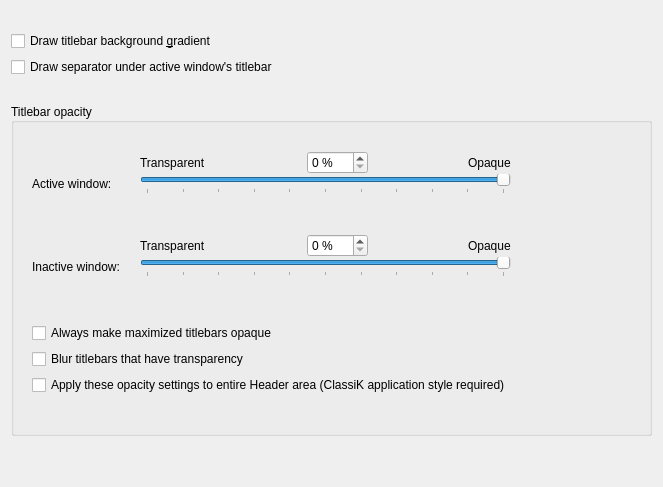
     <widget class="QWidget" name="tab_titlebar">
      <attribute name="title">
       <string>&amp;Titlebar</string>
      </attribute>
      <layout class="QVBoxLayout" name="verticalLayout_5">
       <item>
        <spacer name="verticalSpacer_22">
         <property name="orientation">
          <enum>Qt::Vertical</enum>
         </property>
         <property name="sizeType">
          <enum>QSizePolicy::Fixed</enum>
         </property>
         <property name="sizeHint" stdset="0">
          <size>
           <width>20</width>
           <height>20</height>
          </size>
         </property>
        </spacer>
       </item>
       <item>
        <widget class="QCheckBox" name="drawBackgroundGradient">
         <property name="text">
          <string>Draw titlebar background &amp;gradient</string>
         </property>
        </widget>
       </item>
       <item>
        <widget class="QCheckBox" name="drawTitleBarSeparator">
         <property name="text">
          <string>Draw separator under active window's titlebar</string>
         </property>
        </widget>
       </item>
       <item>
        <spacer name="verticalSpacer_18">
         <property name="orientation">
          <enum>Qt::Vertical</enum>
         </property>
         <property name="sizeType">
          <enum>QSizePolicy::Fixed</enum>
         </property>
         <property name="sizeHint" stdset="0">
          <size>
           <width>10</width>
           <height>20</height>
          </size>
         </property>
        </spacer>
       </item>
       <item>
        <widget class="QGroupBox" name="groupBox_4">
         <property name="title">
          <string>Titlebar opacity</string>
         </property>
         <property name="alignment">
          <set>Qt::AlignLeading|Qt::AlignLeft|Qt::AlignVCenter</set>
         </property>
         <layout class="QGridLayout" name="gridLayout_2">
          <property name="leftMargin">
           <number>18</number>
          </property>
          <property name="topMargin">
           <number>18</number>
          </property>
          <property name="rightMargin">
           <number>18</number>
          </property>
          <property name="bottomMargin">
           <number>18</number>
          </property>
          <item row="1" column="0">
           <layout class="QVBoxLayout" name="verticalLayout_2">
            <property name="spacing">
             <number>20</number>
            </property>
            <item>
             <layout class="QFormLayout" name="formLayout_2">
              <property name="verticalSpacing">
               <number>0</number>
              </property>
              <item row="0" column="1">
               <layout class="QHBoxLayout" name="horizontalLayout">
                <item>
                 <widget class="QLabel" name="_menuOpacityTransparentLabel">
                  <property name="text">
                   <string>Transparent</string>
                  </property>
                 </widget>
                </item>
                <item>
                 <spacer name="horizontalSpacer_9">
                  <property name="orientation">
                   <enum>Qt::Horizontal</enum>
                  </property>
                  <property name="sizeHint" stdset="0">
                   <size>
                    <width>40</width>
                    <height>20</height>
                   </size>
                  </property>
                 </spacer>
                </item>
                <item>
                 <widget class="QSpinBox" name="activeTitlebarOpacity_2">
                  <property name="suffix">
                   <string> %</string>
                  </property>
                  <property name="maximum">
                   <number>100</number>
                  </property>
                  <property name="value">
                   <number>0</number>
                  </property>
                 </widget>
                </item>
                <item>
                 <spacer name="horizontalSpacer_15">
                  <property name="orientation">
                   <enum>Qt::Horizontal</enum>
                  </property>
                  <property name="sizeHint" stdset="0">
                   <size>
                    <width>40</width>
                    <height>20</height>
                   </size>
                  </property>
                 </spacer>
                </item>
                <item>
                 <widget class="QLabel" name="_menuOpacityTransparentLabel_2">
                  <property name="text">
                   <string>Opaque</string>
                  </property>
                 </widget>
                </item>
               </layout>
              </item>
              <item row="1" column="0">
               <widget class="QLabel" name="_menuGroupDescription">
                <property name="text">
                 <string>Active window:</string>
                </property>
                <property name="buddy">
                 <cstring>activeTitlebarOpacity_2</cstring>
                </property>
               </widget>
              </item>
              <item row="1" column="1">
               <widget class="QSlider" name="activeTitlebarOpacity">
                <property name="minimum">
                 <number>0</number>
                </property>
                <property name="maximum">
                 <number>100</number>
                </property>
                <property name="singleStep">
                 <number>1</number>
                </property>
                <property name="pageStep">
                 <number>10</number>
                </property>
                <property name="value">
                 <number>100</number>
                </property>
                <property name="orientation">
                 <enum>Qt::Horizontal</enum>
                </property>
                <property name="invertedAppearance">
                 <bool>false</bool>
                </property>
                <property name="invertedControls">
                 <bool>false</bool>
                </property>
                <property name="tickPosition">
                 <enum>QSlider::TicksBelow</enum>
                </property>
                <property name="tickInterval">
                 <number>10</number>
                </property>
               </widget>
              </item>
              <item row="2" column="0">
               <spacer name="verticalSpacer_10">
                <property name="orientation">
                 <enum>Qt::Vertical</enum>
                </property>
                <property name="sizeType">
                 <enum>QSizePolicy::Maximum</enum>
                </property>
                <property name="sizeHint" stdset="0">
                 <size>
                  <width>20</width>
                  <height>40</height>
                 </size>
                </property>
               </spacer>
              </item>
              <item row="3" column="1">
               <layout class="QHBoxLayout" name="horizontalLayout_2">
                <item>
                 <widget class="QLabel" name="_menuOpacityTransparentLabel_4">
                  <property name="text">
                   <string>Transparent</string>
                  </property>
                 </widget>
                </item>
                <item>
                 <spacer name="horizontalSpacer_16">
                  <property name="orientation">
                   <enum>Qt::Horizontal</enum>
                  </property>
                  <property name="sizeHint" stdset="0">
                   <size>
                    <width>40</width>
                    <height>20</height>
                   </size>
                  </property>
                 </spacer>
                </item>
                <item>
                 <widget class="QSpinBox" name="inactiveTitlebarOpacity_2">
                  <property name="suffix">
                   <string> %</string>
                  </property>
                  <property name="maximum">
                   <number>100</number>
                  </property>
                  <property name="value">
                   <number>0</number>
                  </property>
                 </widget>
                </item>
                <item>
                 <spacer name="horizontalSpacer_17">
                  <property name="orientation">
                   <enum>Qt::Horizontal</enum>
                  </property>
                  <property name="sizeHint" stdset="0">
                   <size>
                    <width>40</width>
                    <height>20</height>
                   </size>
                  </property>
                 </spacer>
                </item>
                <item>
                 <widget class="QLabel" name="_menuOpacityTransparentLabel_3">
                  <property name="text">
                   <string>Opaque</string>
                  </property>
                 </widget>
                </item>
               </layout>
              </item>
              <item row="4" column="0">
               <widget class="QLabel" name="_menuGroupDescription_2">
                <property name="text">
                 <string>Inactive window:</string>
                </property>
                <property name="buddy">
                 <cstring>inactiveTitlebarOpacity_2</cstring>
                </property>
               </widget>
              </item>
              <item row="4" column="1">
               <widget class="QSlider" name="inactiveTitlebarOpacity">
                <property name="minimum">
                 <number>0</number>
                </property>
                <property name="maximum">
                 <number>100</number>
                </property>
                <property name="singleStep">
                 <number>1</number>
                </property>
                <property name="pageStep">
                 <number>10</number>
                </property>
                <property name="value">
                 <number>100</number>
                </property>
                <property name="orientation">
                 <enum>Qt::Horizontal</enum>
                </property>
                <property name="invertedAppearance">
                 <bool>false</bool>
                </property>
                <property name="invertedControls">
                 <bool>false</bool>
                </property>
                <property name="tickPosition">
                 <enum>QSlider::TicksBelow</enum>
                </property>
                <property name="tickInterval">
                 <number>10</number>
                </property>
               </widget>
              </item>
             </layout>
            </item>
            <item>
             <spacer name="verticalSpacer_17">
              <property name="orientation">
               <enum>Qt::Vertical</enum>
              </property>
              <property name="sizeType">
               <enum>QSizePolicy::Fixed</enum>
              </property>
              <property name="sizeHint" stdset="0">
               <size>
                <width>20</width>
                <height>40</height>
               </size>
              </property>
             </spacer>
            </item>
           </layout>
          </item>
          <item row="2" column="0">
           <widget class="QCheckBox" name="opaqueMaximizedTitlebars">
            <property name="text">
             <string>Always make maximized titlebars opaque</string>
            </property>
           </widget>
          </item>
          <item row="5" column="0">
           <spacer name="verticalSpacer_9">
            <property name="orientation">
             <enum>Qt::Vertical</enum>
            </property>
            <property name="sizeType">
             <enum>QSizePolicy::Fixed</enum>
            </property>
            <property name="sizeHint" stdset="0">
             <size>
              <width>20</width>
              <height>20</height>
             </size>
            </property>
           </spacer>
          </item>
          <item row="1" column="1">
           <spacer name="horizontalSpacer_35">
            <property name="orientation">
             <enum>Qt::Horizontal</enum>
            </property>
            <property name="sizeType">
             <enum>QSizePolicy::Minimum</enum>
            </property>
            <property name="sizeHint" stdset="0">
             <size>
              <width>120</width>
              <height>20</height>
             </size>
            </property>
           </spacer>
          </item>
          <item row="0" column="0">
           <spacer name="verticalSpacer_12">
            <property name="orientation">
             <enum>Qt::Vertical</enum>
            </property>
            <property name="sizeType">
             <enum>QSizePolicy::Fixed</enum>
            </property>
            <property name="sizeHint" stdset="0">
             <size>
              <width>20</width>
              <height>10</height>
             </size>
            </property>
           </spacer>
          </item>
          <item row="3" column="0">
           <widget class="QCheckBox" name="blurTransparentTitlebars">
            <property name="text">
             <string>Blur titlebars that have transparency</string>
            </property>
           </widget>
          </item>
          <item row="4" column="0">
           <widget class="QCheckBox" name="applyOpacityToHeader">
            <property name="text">
             <string>Apply these opacity settings to entire Header area (ClassiK application style required)</string>
            </property>
           </widget>
          </item>
         </layout>
        </widget>
       </item>
       <item>
        <spacer name="verticalSpacer_19">
         <property name="orientation">
          <enum>Qt::Vertical</enum>
         </property>
         <property name="sizeHint" stdset="0">
          <size>
           <width>20</width>
           <height>40</height>
          </size>
         </property>
        </spacer>
       </item>
      </layout>
     </widget>
